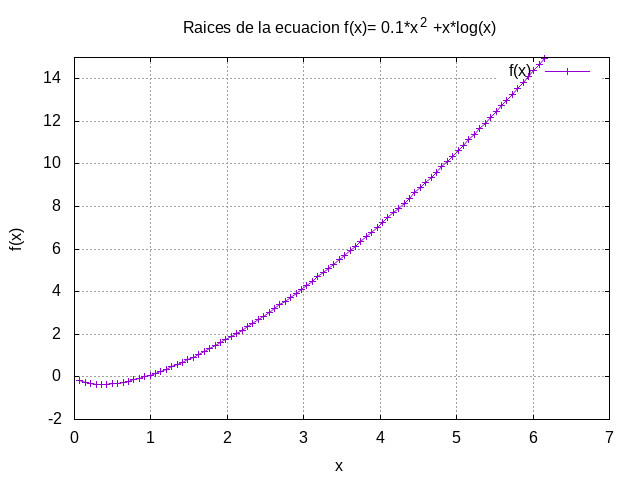

This figure's gnuplot source:
unset label
clear 
set title "Raices de la ecuacion f(x)= 0.1*x^2 +x*log(x)"
set terminal jpeg
set output "graficametodonumerico.jpg"
#set terminal postscript enhanced color
#set output "| ps2pdf - graficametodonumerico.pdf"
set xlabel "x"
set ylabel "f(x)"
set xrange [0:7]
set yrange [-2:15]
set grid
f(x)=0.1*x*x +x*log(x)
plot f(x) with linespoints